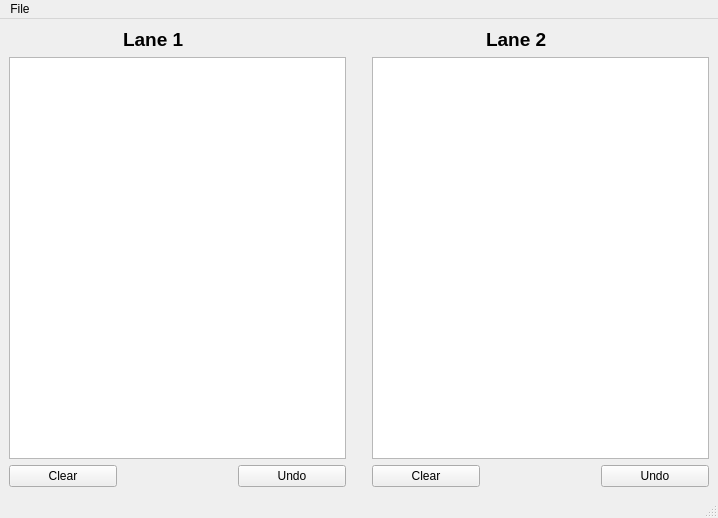
<?xml version="1.0" encoding="UTF-8"?>
<ui version="4.0">
 <class>MainWindow</class>
 <widget class="QMainWindow" name="MainWindow">
  <property name="geometry">
   <rect>
    <x>0</x>
    <y>0</y>
    <width>718</width>
    <height>518</height>
   </rect>
  </property>
  <property name="windowTitle">
   <string>MainWindow</string>
  </property>
  <widget class="QWidget" name="centralwidget">
   <layout class="QGridLayout" name="gridLayout">
    <item row="1" column="4" colspan="3">
     <widget class="QListWidget" name="listWidget_2">
      <property name="font">
       <font>
        <pointsize>11</pointsize>
        <weight>75</weight>
        <bold>true</bold>
       </font>
      </property>
     </widget>
    </item>
    <item row="0" column="3" rowspan="3">
     <spacer name="verticalSpacer">
      <property name="orientation">
       <enum>Qt::Vertical</enum>
      </property>
      <property name="sizeHint" stdset="0">
       <size>
        <width>20</width>
        <height>456</height>
       </size>
      </property>
     </spacer>
    </item>
    <item row="0" column="1">
     <widget class="QLabel" name="label">
      <property name="font">
       <font>
        <pointsize>14</pointsize>
        <weight>75</weight>
        <bold>true</bold>
       </font>
      </property>
      <property name="text">
       <string>Lane 1</string>
      </property>
     </widget>
    </item>
    <item row="1" column="0" colspan="3">
     <widget class="QListWidget" name="listWidget">
      <property name="font">
       <font>
        <pointsize>11</pointsize>
        <weight>75</weight>
        <bold>true</bold>
       </font>
      </property>
     </widget>
    </item>
    <item row="0" column="5">
     <widget class="QLabel" name="label_2">
      <property name="font">
       <font>
        <pointsize>14</pointsize>
        <weight>75</weight>
        <bold>true</bold>
       </font>
      </property>
      <property name="text">
       <string>Lane 2</string>
      </property>
     </widget>
    </item>
    <item row="2" column="0">
     <widget class="QPushButton" name="pushButton">
      <property name="text">
       <string>Clear</string>
      </property>
     </widget>
    </item>
    <item row="2" column="2">
     <widget class="QPushButton" name="pushButton_3">
      <property name="text">
       <string>Undo</string>
      </property>
     </widget>
    </item>
    <item row="2" column="4">
     <widget class="QPushButton" name="pushButton_2">
      <property name="text">
       <string>Clear</string>
      </property>
     </widget>
    </item>
    <item row="2" column="6">
     <widget class="QPushButton" name="pushButton_4">
      <property name="text">
       <string>Undo</string>
      </property>
     </widget>
    </item>
   </layout>
  </widget>
  <widget class="QMenuBar" name="menubar">
   <property name="geometry">
    <rect>
     <x>0</x>
     <y>0</y>
     <width>718</width>
     <height>21</height>
    </rect>
   </property>
   <widget class="QMenu" name="menuExit">
    <property name="title">
     <string>File</string>
    </property>
    <addaction name="actionExit"/>
   </widget>
   <addaction name="menuExit"/>
  </widget>
  <widget class="QStatusBar" name="statusbar"/>
  <action name="actionExit">
   <property name="text">
    <string>Exit</string>
   </property>
  </action>
 </widget>
 <resources/>
 <connections/>
</ui>
